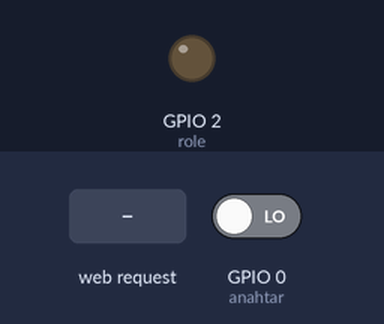
The sketch below on a simulated ESP8266 (NodeMCU). On the bench: output pins drawn as LEDs (lit = HIGH). Inputs (shaded band) come from the test bench; at power-on: GPIO 0 (anahtar) LOW. WiFi joins after 1.5 s; servers stay silent unless stated; what the sketch prints to the serial monitor is not drawn.

Above: at 11.2 s.
11.3 s: HTTP request GET /LED-ACIK received
At 11.9 s:
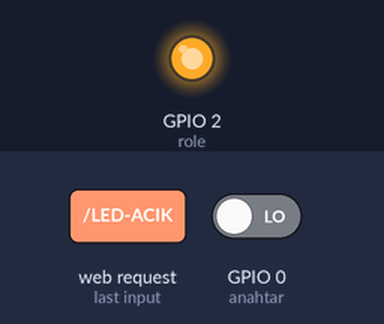
12.8 s: HTTP request GET /LED-KAPALI received
At 14.0 s:
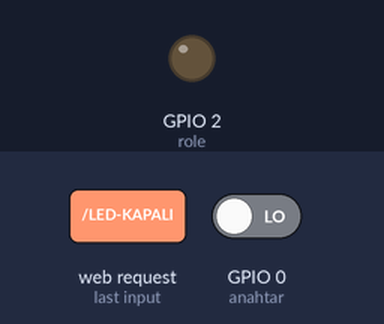
14.3 s: GPIO 0 (anahtar) driven HIGH
At 15.4 s:
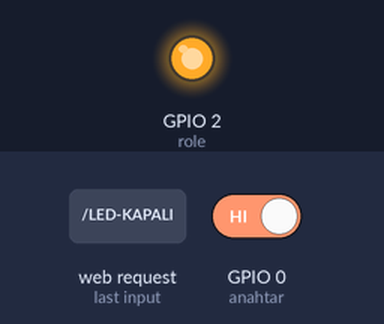
15.8 s: GPIO 0 (anahtar) driven LOW
At 16.5 s:
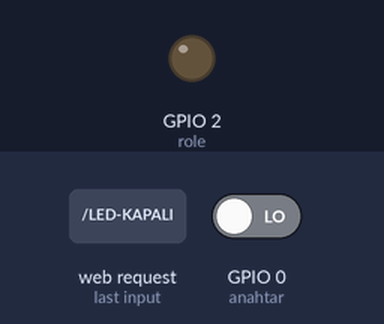
Timing chart, 0 to 18.3 s (numbered marks = the images above; inputs shaded):
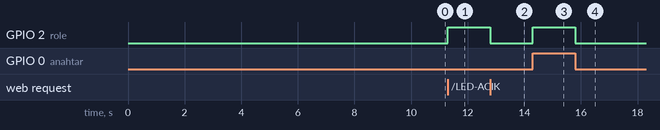

The sketch:

Kodlar.ino
```cpp
#include <ESP8266WiFi.h>  //ESP8266 Wifi modülü kütüphanesi
#define ag_ismi "Wifi Adresi"
#define ag_sifresi "Wifi Sifresi"

int role = 2;
int anahtar = 0;
int x = 0;

WiFiServer server(80);

void setup()
{
  Serial.begin(115200);
  Serial.println();
  WiFi.begin(ag_ismi, ag_sifresi);  //bağlanılacak ağ adı ve şifresi
  server.begin();
  pinMode(role, OUTPUT);
  pinMode(anahtar, INPUT);
  delay(5000);

  Serial.print("Connecting");
  for (int i = 0; i<10; i++)
  {
    delay(500);
    Serial.print(".");
  }
  Serial.println();

  Serial.print("Connected, IP address: ");  //IP adresi öğrenme
  Serial.println(WiFi.localIP());

}

void loop(){

  if( !x && digitalRead(anahtar) == HIGH ){
    digitalWrite(role, HIGH);
    x = 1;
  }
  if( x && digitalRead(anahtar) == LOW ){
    digitalWrite(role, LOW);
    x = 0;
  }

  WiFiClient client = server.available();
  if (!client) {
    return;
  }

  String request = client.readStringUntil('\r');
  Serial.println(request);
  client.flush();

  if (request.indexOf("/LED-ACIK") != -1) {  //ledi yak butanuna basıldığında ya da uygulamadan /LED-ACIK bilgisi geldiğinde röleyi aç
    digitalWrite(role, HIGH);
  }
  if (request.indexOf("/LED-KAPALI") != -1) {  //ledi sondur butanuna basıldığında ya da uygulamadan /LED-KAPALI bilgisi geldiğinde röleyi kapat
    digitalWrite(role, LOW);
  }

  //html kodları
  client.println("HTTP/1.1 200 OK");
  client.println("Content-Type: text/html");
  client.println("");
  client.println("<!DOCTYPE HTML>");
  client.println("<html>");
  client.println("");
  client.println("<a href=\"/LED-ACIK\"\"><button>ledi yak </button></a>");
  client.println("<a href=\"/LED-KAPALI\"\"><button>ledi sondur </button></a>");
  client.println("</html>");
}
```

Measured:
- after the input at 11.3 s, GPIO 2 (role): LOW → HIGH at once
- after the input at 12.8 s, GPIO 2 (role): HIGH → LOW at once
- after the input at 14.3 s, GPIO 2 (role): LOW → HIGH at once
- after the input at 15.8 s, GPIO 2 (role): HIGH → LOW at once
